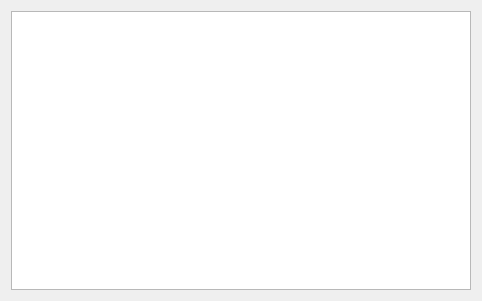
<?xml version="1.0" encoding="UTF-8"?>
<ui version="4.0">
 <class>gridLayoutWidget_2</class>
 <widget class="QWidget" name="gridLayoutWidget_2">
  <property name="geometry">
   <rect>
    <x>0</x>
    <y>0</y>
    <width>482</width>
    <height>301</height>
   </rect>
  </property>
  <layout class="QGridLayout" name="gridLayout_3">
   <item row="0" column="0">
    <widget class="QTableWidget" name="tblInboundRules"/>
   </item>
  </layout>
 </widget>
 <resources/>
 <connections/>
</ui>
